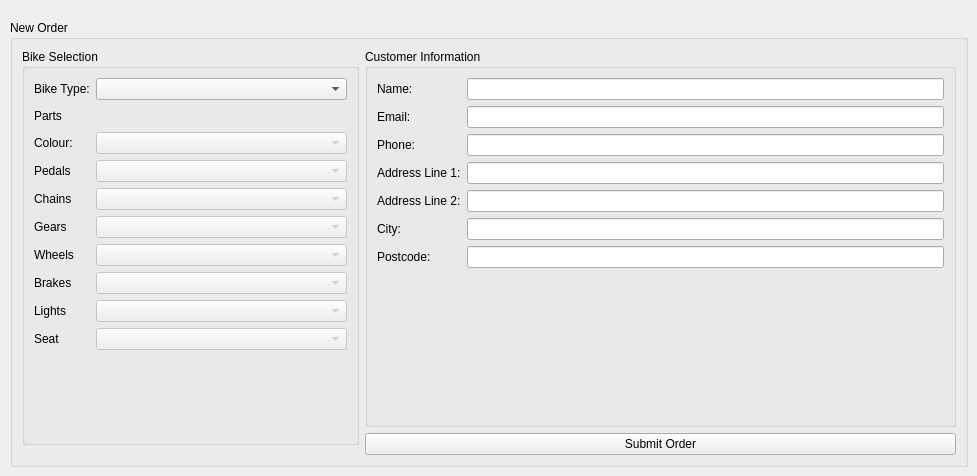
    <widget class="QWidget" name="NewOrderPage">
     <widget class="QGroupBox" name="NewOrderGroupBox">
      <property name="geometry">
       <rect>
        <x>10</x>
        <y>20</y>
        <width>958</width>
        <height>447</height>
       </rect>
      </property>
      <property name="title">
       <string>New Order</string>
      </property>
      <layout class="QGridLayout" name="gridLayout_19">
       <item row="0" column="0">
        <widget class="QGroupBox" name="BikeSelectionGroupBox">
         <property name="minimumSize">
          <size>
           <width>332</width>
           <height>396</height>
          </size>
         </property>
         <property name="title">
          <string>Bike Selection</string>
         </property>
         <layout class="QFormLayout" name="formLayout_2">
          <item row="0" column="0">
           <widget class="QLabel" name="NewOrder_BikeTypeLabel">
            <property name="text">
             <string>Bike Type:</string>
            </property>
           </widget>
          </item>
          <item row="0" column="1">
           <widget class="QComboBox" name="NewOrder_BikeTypeComboBox">
            <property name="placeholderText">
             <string>Select Bike Type</string>
            </property>
            <item>
             <property name="text">
              <string>Standard</string>
             </property>
            </item>
            <item>
             <property name="text">
              <string>Mountain Bike</string>
             </property>
            </item>
            <item>
             <property name="text">
              <string>Road Bike</string>
             </property>
            </item>
            <item>
             <property name="text">
              <string>Track Bike</string>
             </property>
            </item>
            <item>
             <property name="text">
              <string>BMX</string>
             </property>
            </item>
            <item>
             <property name="text">
              <string>Kids</string>
             </property>
            </item>
           </widget>
          </item>
          <item row="1" column="0">
           <widget class="QLabel" name="NewOrder_PartsLabel">
            <property name="text">
             <string>Parts</string>
            </property>
            <property name="scaledContents">
             <bool>false</bool>
            </property>
            <property name="wordWrap">
             <bool>false</bool>
            </property>
           </widget>
          </item>
          <item row="1" column="1">
           <spacer name="horizontalSpacer_3">
            <property name="orientation">
             <enum>Qt::Orientation::Horizontal</enum>
            </property>
            <property name="sizeHint" stdset="0">
             <size>
              <width>40</width>
              <height>20</height>
             </size>
            </property>
           </spacer>
          </item>
          <item row="2" column="0">
           <widget class="QLabel" name="NewOrder_ColourLabel">
            <property name="text">
             <string>Colour:</string>
            </property>
           </widget>
          </item>
          <item row="2" column="1">
           <widget class="QComboBox" name="NewOrder_ColourComboBox">
            <property name="enabled">
             <bool>false</bool>
            </property>
            <property name="placeholderText">
             <string>Select A Colour</string>
            </property>
            <item>
             <property name="text">
              <string>Black</string>
             </property>
            </item>
            <item>
             <property name="text">
              <string>Blue</string>
             </property>
            </item>
            <item>
             <property name="text">
              <string>Green</string>
             </property>
            </item>
            <item>
             <property name="text">
              <string>Grey</string>
             </property>
            </item>
            <item>
             <property name="text">
              <string>Orange</string>
             </property>
            </item>
            <item>
             <property name="text">
              <string>Pink</string>
             </property>
            </item>
            <item>
             <property name="text">
              <string>Purple</string>
             </property>
            </item>
            <item>
             <property name="text">
              <string>Red</string>
             </property>
            </item>
            <item>
             <property name="text">
              <string>Yellow</string>
             </property>
            </item>
            <item>
             <property name="text">
              <string>White</string>
             </property>
            </item>
           </widget>
          </item>
          <item row="3" column="0">
           <widget class="QLabel" name="NewOrder_PedalLabel">
            <property name="text">
             <string>Pedals</string>
            </property>
           </widget>
          </item>
          <item row="3" column="1">
           <widget class="QComboBox" name="NewOrder_PedalTypeComboBox">
            <property name="enabled">
             <bool>false</bool>
            </property>
            <property name="currentIndex">
             <number>-1</number>
            </property>
            <property name="placeholderText">
             <string>Select a Pedal Type</string>
            </property>
            <item>
             <property name="text">
              <string>Standard</string>
             </property>
            </item>
            <item>
             <property name="text">
              <string>Premium</string>
             </property>
            </item>
            <item>
             <property name="text">
              <string>Carbon Fibre</string>
             </property>
            </item>
            <item>
             <property name="text">
              <string>Kids</string>
             </property>
            </item>
           </widget>
          </item>
          <item row="4" column="0">
           <widget class="QLabel" name="NewOrder_ChainLabel">
            <property name="text">
             <string>Chains</string>
            </property>
           </widget>
          </item>
          <item row="4" column="1">
           <widget class="QComboBox" name="NewOrder_ChainTypeComboBox">
            <property name="enabled">
             <bool>false</bool>
            </property>
            <property name="placeholderText">
             <string>Select A Chain Type</string>
            </property>
            <item>
             <property name="text">
              <string>Standard</string>
             </property>
            </item>
            <item>
             <property name="text">
              <string>Premium</string>
             </property>
            </item>
            <item>
             <property name="text">
              <string>Track</string>
             </property>
            </item>
           </widget>
          </item>
          <item row="5" column="0">
           <widget class="QLabel" name="NewOrder_GearsLabel">
            <property name="text">
             <string>Gears</string>
            </property>
           </widget>
          </item>
          <item row="5" column="1">
           <widget class="QComboBox" name="NewOrder_GearTypeComboBox">
            <property name="enabled">
             <bool>false</bool>
            </property>
            <property name="placeholderText">
             <string>Select A Gear Type</string>
            </property>
            <item>
             <property name="text">
              <string>Standard</string>
             </property>
            </item>
            <item>
             <property name="text">
              <string>Low Speed</string>
             </property>
            </item>
            <item>
             <property name="text">
              <string>High Speed</string>
             </property>
            </item>
            <item>
             <property name="text">
              <string>Kids</string>
             </property>
            </item>
           </widget>
          </item>
          <item row="6" column="0">
           <widget class="QLabel" name="NewOrder_WheelsLabel">
            <property name="text">
             <string>Wheels</string>
            </property>
           </widget>
          </item>
          <item row="6" column="1">
           <widget class="QComboBox" name="NewOrder_WheelTypeComboBox">
            <property name="enabled">
             <bool>false</bool>
            </property>
            <property name="placeholderText">
             <string>Select A Wheel Type</string>
            </property>
            <item>
             <property name="text">
              <string>Standard</string>
             </property>
            </item>
            <item>
             <property name="text">
              <string>Offroad</string>
             </property>
            </item>
            <item>
             <property name="text">
              <string>Road</string>
             </property>
            </item>
            <item>
             <property name="text">
              <string>Carbon Fibre</string>
             </property>
            </item>
            <item>
             <property name="text">
              <string>Kids</string>
             </property>
            </item>
           </widget>
          </item>
          <item row="7" column="0">
           <widget class="QLabel" name="NewOrder_BrakesLabel">
            <property name="text">
             <string>Brakes</string>
            </property>
           </widget>
          </item>
          <item row="7" column="1">
           <widget class="QComboBox" name="NewOrder_BrakeTypeComboBox">
            <property name="enabled">
             <bool>false</bool>
            </property>
            <property name="placeholderText">
             <string>Select A Brake Type</string>
            </property>
            <item>
             <property name="text">
              <string>Standard</string>
             </property>
            </item>
            <item>
             <property name="text">
              <string>Premium Disc Brakes</string>
             </property>
            </item>
            <item>
             <property name="text">
              <string>None</string>
             </property>
            </item>
           </widget>
          </item>
          <item row="8" column="0">
           <widget class="QLabel" name="NewOrder_LightsLabel">
            <property name="text">
             <string>Lights</string>
            </property>
           </widget>
          </item>
          <item row="8" column="1">
           <widget class="QComboBox" name="NewOrder_LightTypeComboBox">
            <property name="enabled">
             <bool>false</bool>
            </property>
            <property name="placeholderText">
             <string>Select A Light Type</string>
            </property>
            <item>
             <property name="text">
              <string>Standard</string>
             </property>
            </item>
            <item>
             <property name="text">
              <string>Premium LEDs</string>
             </property>
            </item>
            <item>
             <property name="text">
              <string>None</string>
             </property>
            </item>
           </widget>
          </item>
          <item row="9" column="0">
           <widget class="QLabel" name="NewOrder_SeatLabel">
            <property name="text">
             <string>Seat</string>
            </property>
           </widget>
          </item>
          <item row="9" column="1">
           <widget class="QComboBox" name="NewOrder_SeatTypeComboBox">
            <property name="enabled">
             <bool>false</bool>
            </property>
            <property name="placeholderText">
             <string>Select A Seat Type</string>
            </property>
            <item>
             <property name="text">
              <string>Standard</string>
             </property>
            </item>
            <item>
             <property name="text">
              <string>Premium Gel Seat</string>
             </property>
            </item>
            <item>
             <property name="text">
              <string>Carbon Fibre</string>
             </property>
            </item>
           </widget>
          </item>
         </layout>
        </widget>
       </item>
       <item row="0" column="1">
        <widget class="QGroupBox" name="CustomerInformationGroupBox">
         <property name="minimumSize">
          <size>
           <width>591</width>
           <height>291</height>
          </size>
         </property>
         <property name="title">
          <string>Customer Information</string>
         </property>
         <layout class="QFormLayout" name="formLayout">
          <item row="0" column="0">
           <widget class="QLabel" name="NewOrder_NameLabel">
            <property name="text">
             <string>Name:</string>
            </property>
           </widget>
          </item>
          <item row="0" column="1">
           <widget class="QLineEdit" name="NewOrder_NameLineEdit"/>
          </item>
          <item row="1" column="0">
           <widget class="QLabel" name="NewOrder_EmailLabel">
            <property name="text">
             <string>Email:</string>
            </property>
           </widget>
          </item>
          <item row="1" column="1">
           <widget class="QLineEdit" name="NewOrder_EmailLineEdit"/>
          </item>
          <item row="2" column="0">
           <widget class="QLabel" name="NewOrder_PhoneLabel">
            <property name="text">
             <string>Phone:</string>
            </property>
           </widget>
          </item>
          <item row="2" column="1">
           <widget class="QLineEdit" name="NewOrder_PhoneLineEdit"/>
          </item>
          <item row="3" column="0">
           <widget class="QLabel" name="NewOrder_AddressLine1Label">
            <property name="text">
             <string>Address Line 1:</string>
            </property>
           </widget>
          </item>
          <item row="3" column="1">
           <widget class="QLineEdit" name="NewOrder_AddressLine1LineEdit"/>
          </item>
          <item row="4" column="0">
           <widget class="QLabel" name="NewOrder_AddressLine2Label">
            <property name="text">
             <string>Address Line 2:</string>
            </property>
           </widget>
          </item>
          <item row="4" column="1">
           <widget class="QLineEdit" name="NewOrder_AddressLine2LineEdit"/>
          </item>
          <item row="5" column="0">
           <widget class="QLabel" name="NewOrder_CityLabel">
            <property name="text">
             <string>City:</string>
            </property>
           </widget>
          </item>
          <item row="5" column="1">
           <widget class="QLineEdit" name="NewOrder_CityLineEdit"/>
          </item>
          <item row="6" column="0">
           <widget class="QLabel" name="NewOrder_PostcodeLabel">
            <property name="text">
             <string>Postcode:</string>
            </property>
           </widget>
          </item>
          <item row="6" column="1">
           <widget class="QLineEdit" name="NewOrder_PostcodeLineEdit"/>
          </item>
          <item row="7" column="1">
           <widget class="QLabel" name="NewOrder_ErrorMessage">
            <property name="enabled">
             <bool>false</bool>
            </property>
            <property name="text">
             <string/>
            </property>
           </widget>
          </item>
         </layout>
        </widget>
       </item>
       <item row="1" column="1">
        <widget class="QPushButton" name="NewOrder_SubmitOrderButton">
         <property name="text">
          <string>Submit Order</string>
         </property>
        </widget>
       </item>
      </layout>
     </widget>
    </widget>
